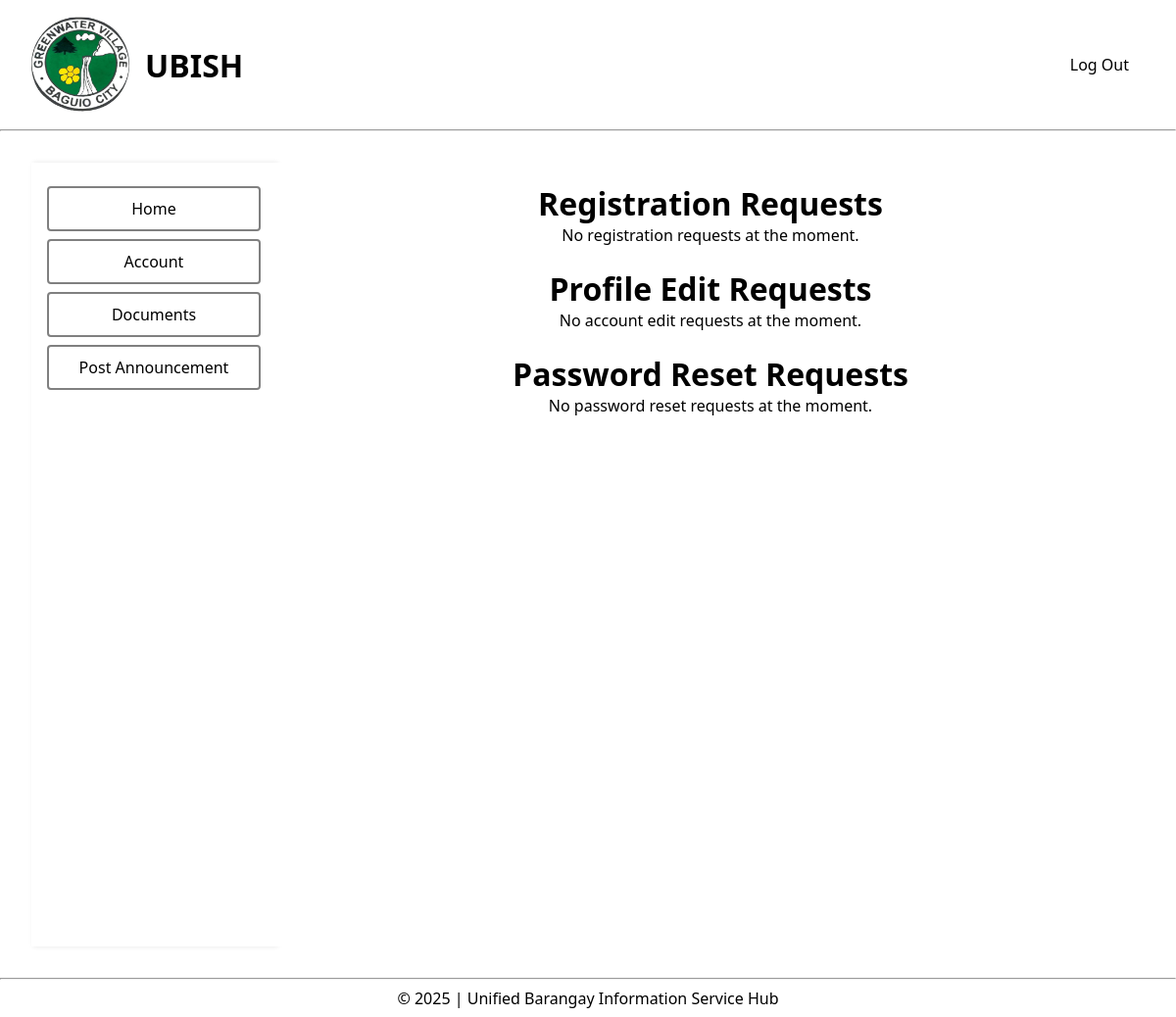
/pages/main/account_requests.php (signed in), run on an earlier commit of the app's database.
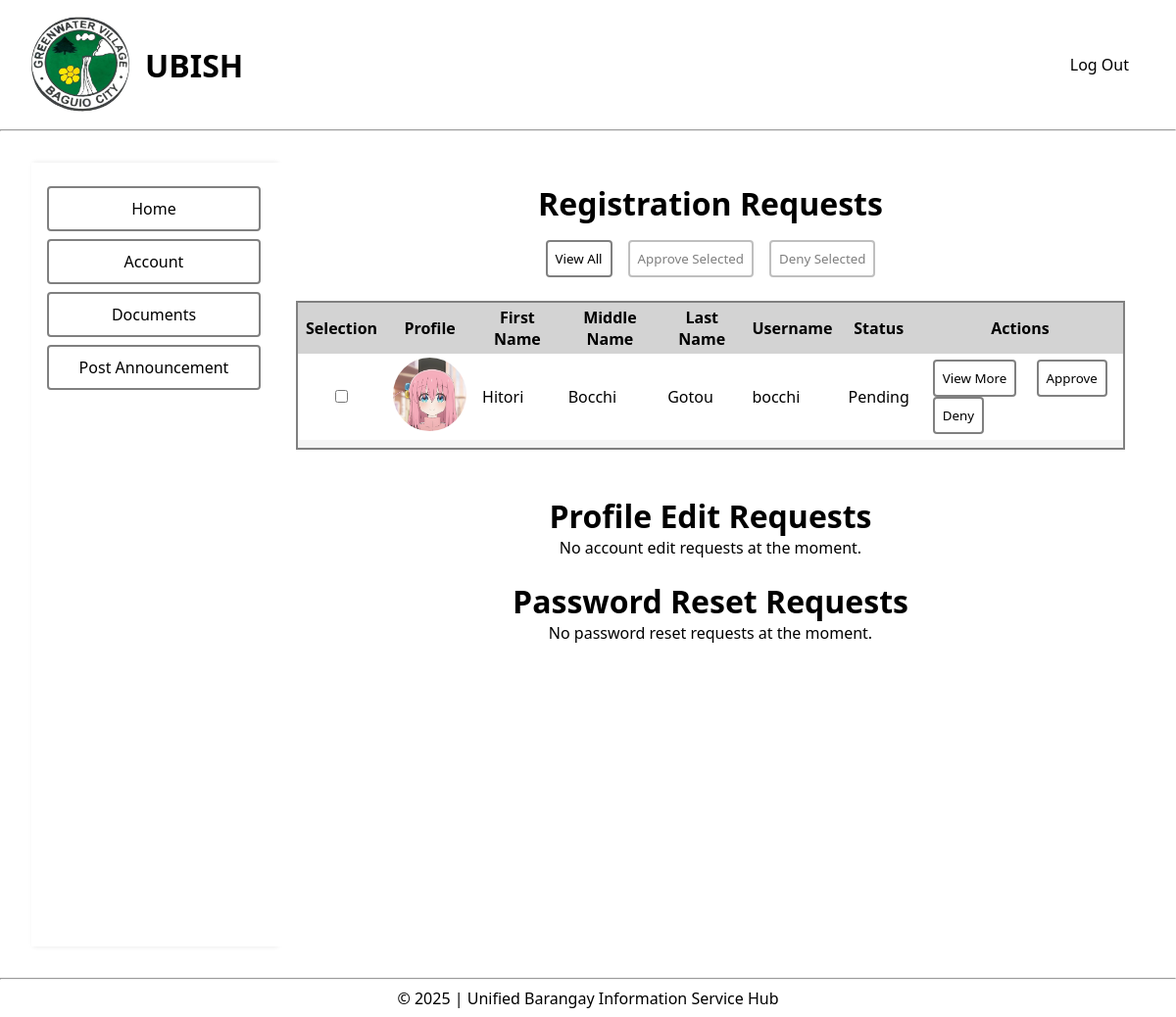
And on a later commit of the database.
### tables this page shows
CREATE TABLE `registration` (
  `registration_id` int(11) NOT NULL,
  `registration_emp_id` int(11) NOT NULL,
  `registration_login_id` int(11) NOT NULL,
  `status` enum('Pending','Approved','Denied') DEFAULT 'Pending',
  `request_date` datetime NOT NULL DEFAULT current_timestamp()
);

CREATE TABLE `employee_registration` (
  `registration_emp_id` int(11) NOT NULL,
  `first_name` varchar(255) NOT NULL,
  `middle_name` varchar(255) NOT NULL,
  `last_name` varchar(255) NOT NULL,
  `date_of_birth` date NOT NULL,
  `sex` varchar(1) NOT NULL,
  `address` text NOT NULL,
  `religion` varchar(100) NOT NULL,
  `civil_status` varchar(20) NOT NULL,
  `legislature` varchar(100) NOT NULL,
  `access_level` tinyint(4) NOT NULL,
  `phone_no` varchar(11) NOT NULL,
  `picture` varchar(255) NOT NULL
);

### config/dbfetch.php (called while the page is built, shortened)
<?php
    include '../../config/dbconfig.php';
    $accessQuery = "SELECT access_level FROM employee_details WHERE emp_id = :emp_id";
    $access = $pdo->prepare($accessQuery);
    $access->execute([":emp_id" => $_SESSION['emp_id']]);
    $accessLevel = $access->fetchColumn();
    $registrationQuery = "
        SELECT REG.*, EMP.*, LOG.*
        FROM registration AS REG
        JOIN employee_registration AS EMP
            ON REG.registration_emp_id = EMP.registration_emp_id
        JOIN login_registration AS LOG
            ON REG.registration_login_id = LOG.registration_login_id
        WHERE REG.status = 'Pending'
        ORDER BY REG.request_date DESC
    ";
    $registration = $pdo->query($registrationQuery);
?>

### pages/main/account_requests.php (the view, shortened to what this page needs)
<?php
    include '../../config/dbfetch.php';
?>
<!DOCTYPE html>
<html lang="en">
<head>
    <link rel="stylesheet" href="../../assets/css/style.css">
</head>
<body>
    <header>
        <div class="navigation">
            <div class="logo">
                <img src="../../assets/img/greenwater-village-logo.jpg" alt="Greenwater Village Logo">
                <h1>UBISH</h1>
            </div>
            <form method="POST">
                <nav>
                    <ul>
                        <li>
                            <button class="logout" style="cursor: pointer;" name="logout">Log Out</button>
                        </li>
                    </ul>
                </nav>
            </form>
        </div>
        <hr>
    </header>
    <main>
        <div class="dashboard-main">
            <div class="dashboard-sidebar">
                <ul>
                    <li><a href="../main/dashboard.php">Home</a></li>
                    <li><a href="../main/account.php">Account</a></li>
                    <?php
                        if ($accessLevel >= 1) {
                            echo '<li><a href="#">Documents</a></li>';
                            echo '<li><a href="../main/announcements.php">Post Announcement</a></li>';
                        }
                    ?>
                </ul>
            </div>
            <div class="dashboard-content">
                <form method="POST">
                    <h1><center>Registration Requests</center></h1>
                    <div class="registration-main">
                            <?php
                            if ($registration->rowCount() < 1) {
                                echo "<p>No registration requests at the moment.</p>";
                            } else {
                        ?>
                                <div class="registration-actions-multiple">
                                    <button type="button" id="viewAllBtn" onclick="toggleRegistrationViewAll(this)">View All</button>
                                    <button type="submit" id="approveSelectedBtn" name="approve-selected" class="approve-selected-btn" disabled>Approve Selected</button>
                                    <button type="submit" id="denySelectedBtn" name="deny-selected" class="deny-selected-btn" disabled>Deny Selected</button>
                                </div>
                                <table id="registration-requests">
                                    <tr>
                                        <th>Selection</th>
                                        <th>Profile</th>
                                        <th>First Name</th>
                                        <th>Middle Name</th>
                                        <th>Last Name</th>
                                        <th>Username</th>
                                        <th>Status</th>
                                        <th colspan="3">Actions</th>
                                    </tr>
                                    <?php
                                        foreach ($registration as $reg) {
                                    ?>
                                            <tr>
                                                <td>
                                                    <center>
                                                        <input
                                                            type="checkbox"
                                                            class="selection-checkbox"
                                                            name="selection[]"
                                                            value="<?php echo $reg['registration_id']; ?>"
                                                            style="cursor: pointer;"
                                                        >
                                                    </center>
                                                </td>
                                                <td>
                                                    <img
                                                        src="../../uploads/temp/<?php echo $reg['picture']; ?>"
                                                        alt="<?php echo $reg['first_name'] . " " . $reg['middle_name'] . " " . $reg['last_name']; ?>"
                                                        title="<?php echo $reg['first_name'] . " " . $reg['middle_name'] . " " . $reg['last_name']; ?>"
                                                        class="profile-picture"
                                                        style="width: 75px; height: 75px; border-radius: 50%; object-fit: cover;"
                                                    >
                                                </td>
                                                <td><?php echo $reg['first_name']; ?></td>
                                                <td><?php echo $reg['middle_name']; ?></td>
                                                <td><?php echo $reg['last_name']; ?></td>
                                                <td><?php echo $reg['username']; ?></td>
                                                <td><?php echo $reg['status']; ?></td>
                                                <td class="action-btns">
                                                    <button
                                                        class="view-btn"
                                                        type="button"
                                                        onclick="toggleRegistrationView('registrationView_<?php echo $reg['registration_id']; ?>', this)"
                                                    >
                                                        View More
                                                    </button>
                                                    <button name="approve" value="<?php echo $reg['registration_id']; ?>">Approve</button>
                                                    <button name="deny" value="<?php echo $reg['registration_id']; ?>">Deny</button>
                                                </td>
                                            </tr>
                                            <tr colspan="8">
                                                <td colspan="8">
                                                </td>
                                            </tr>
                                    <?php } ?>
                                </table>
                        <?php } ?>
                    </div>
                    <br>
                    <h1><center>Profile Edit Requests</center></h1>
                    <div class="profile-edit-main">
                        <p>No account edit requests at the moment.</p>
                    </div>
                    <br>
                    <h1><center>Password Reset Requests</center></h1>
                    <div class="password-reset-main">
                        <p>No password reset requests at the moment.</p>
                    </div>
                    <br>
                </form>
            </div>
        </div>
    </main>
    <footer>
        <hr>
        <p><?php echo "&copy; " . date('Y') . " | Unified Barangay Information Service Hub"; ?></p>
    </footer>
</body>
</html>

### assets/css/style.css (style rules this page uses)
* { margin: 0; padding: 0; box-sizing: border-box; font-family: 'Segoe UI', Tahoma, Geneva, Verdana, sans-serif; }
body { display: grid; grid-template-rows: auto 1fr auto; min-height: 100vh; }
.navigation { display: flex; align-items: center; justify-content: space-between; margin: 16px 32px; }
.logo { display: flex; align-items: center; justify-content: center; text-align: center; }
.logo h1 { padding-left: 16px; }
.logo img { display: block; width: 100px; height: 100px; border-radius: 50%; object-fit: cover; }
nav ul { display: flex; align-items: center; justify-content: center; }
nav ul li { padding: 0 16px; list-style-type:none; }
main { margin: 32px; }
form { display: flex; flex-direction: column; align-items: center; justify-content: center; }
button.logout { border: none; background-color: white; font-size: 16px; }
.dashboard-main { display: grid; grid-template-columns: 250px 1fr; grid-template-rows: 1fr; min-height: 100vh; }
.dashboard-sidebar { grid-area: 1 / 1 / 2 / 2; overflow-y: auto; padding: 16px; box-shadow: 2px 0 5px rgba(0, 0, 0, 0.1); }
.dashboard-content { grid-area: 1 / 2 / 2 / 3; padding: 20px; display: flex; flex-direction: column; align-items: center; justify-content: flex-start; background-color: #fff; overflow-y: auto; }
.dashboard-sidebar ul { list-style-type: none; padding: 0; margin: 0; }
.dashboard-sidebar ul li { margin: 8px 0; border: 2px solid gray; border-radius: 4px; text-align: center; background-color: white; cursor: pointer; }
.dashboard-sidebar ul li a { display: block; padding: 10px; text-decoration: none; color: black; }
.dashboard-content table { margin: 24px 0; }
.dashboard-content table tr td { padding: 4px 8px; }
footer p { text-align: center; padding: 8px; }

### pages/main/account_requests.php (style rules this page uses)
.registration-main button { border: 2px solid gray; background-color: white; color: black; padding: 8px; border-radius: 4px; cursor: pointer; }
.registration-main button:disabled { opacity: 0.5; }
.registration-actions-multiple { display: flex; align-items: center; justify-content: center; margin-top: 16px; }
.registration-actions-multiple button { margin: 0 8px; }
.dashboard-content table#registration-requests { width: 100%; border-collapse: collapse; border: 2px solid gray; }
.dashboard-content table#registration-requests tr td, .dashboard-content table#registration-requests tr th { text-align: left; padding: 4px 8px; }
.action-btns button { margin: 0 8px; }
.dashboard-content table#registration-requests tr:nth-child(odd) td { text-align: left; background-color: rgb(245, 245, 245); }
.dashboard-content table#registration-requests tr th { text-align: center; background-color: lightgray; }

What changed in the data, as far as the page shows it:
added registration: registration_emp.picture (picture), registration_emp.first_name "Hitori", registration_emp.middle_name "Bocchi", registration_emp.last_name "Gotou", registration_login.username "bocchi", status "Pending", $reg['registration_id'] 119 (drawn)
Also different on the page:
text no longer shown: "No registration requests at the moment."
text now shown: "View All Approve Selected Deny Selected Selection Profile First Name Middle Name Last Name Username Status Actions"
